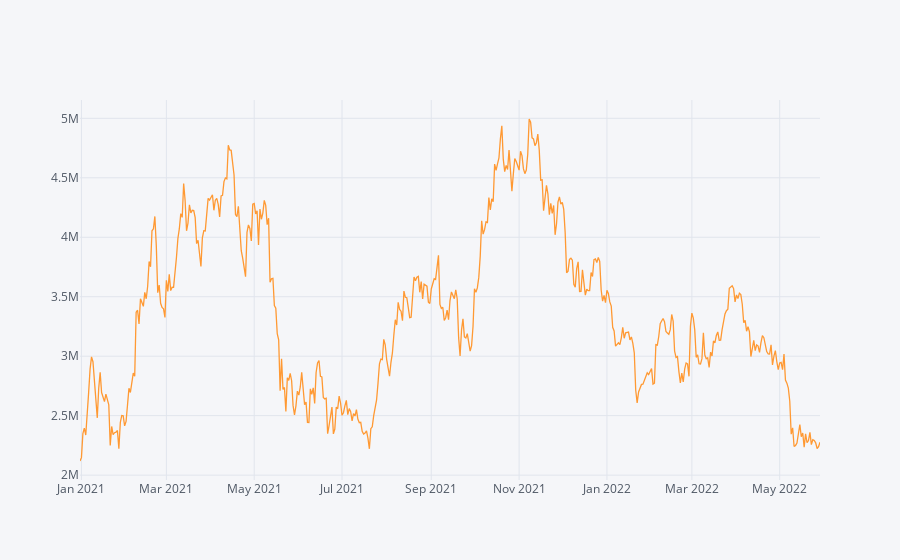

Notebook cell for this chart:
### Markdown cell above
#### Visualization (Closing Rate)

### Code cell
df.xs(key='Close',axis=1).iplot()

### Figure 1 — Plotly figure (JSON) as saved in the notebook; plotly's stock layout.template omitted (floating-point values rounded to 4 significant figures; data arrays with more than 128 entries replaced by an {"elided": "..."} marker saying what was removed)
{"data": [{"line": {"color": "rgba(255, 153, 51, 1.0)", "dash": "solid", "shape": "linear", "width": 1.3}, "mode": "lines", "name": "Close", "text": "", "type": "scatter", "x": {"elided": "515 str values"}, "y": {"elided": "515 float values"}}], "layout": {"legend": {"bgcolor": "#F5F6F9", "font": {"color": "#4D5663"}}, "paper_bgcolor": "#F5F6F9", "plot_bgcolor": "#F5F6F9", "title": {"font": {"color": "#4D5663"}}, "xaxis": {"gridcolor": "#E1E5ED", "showgrid": true, "tickfont": {"color": "#4D5663"}, "title": {"font": {"color": "#4D5663"}, "text": ""}, "zerolinecolor": "#E1E5ED"}, "yaxis": {"gridcolor": "#E1E5ED", "showgrid": true, "tickfont": {"color": "#4D5663"}, "title": {"font": {"color": "#4D5663"}, "text": ""}, "zerolinecolor": "#E1E5ED"}}}
